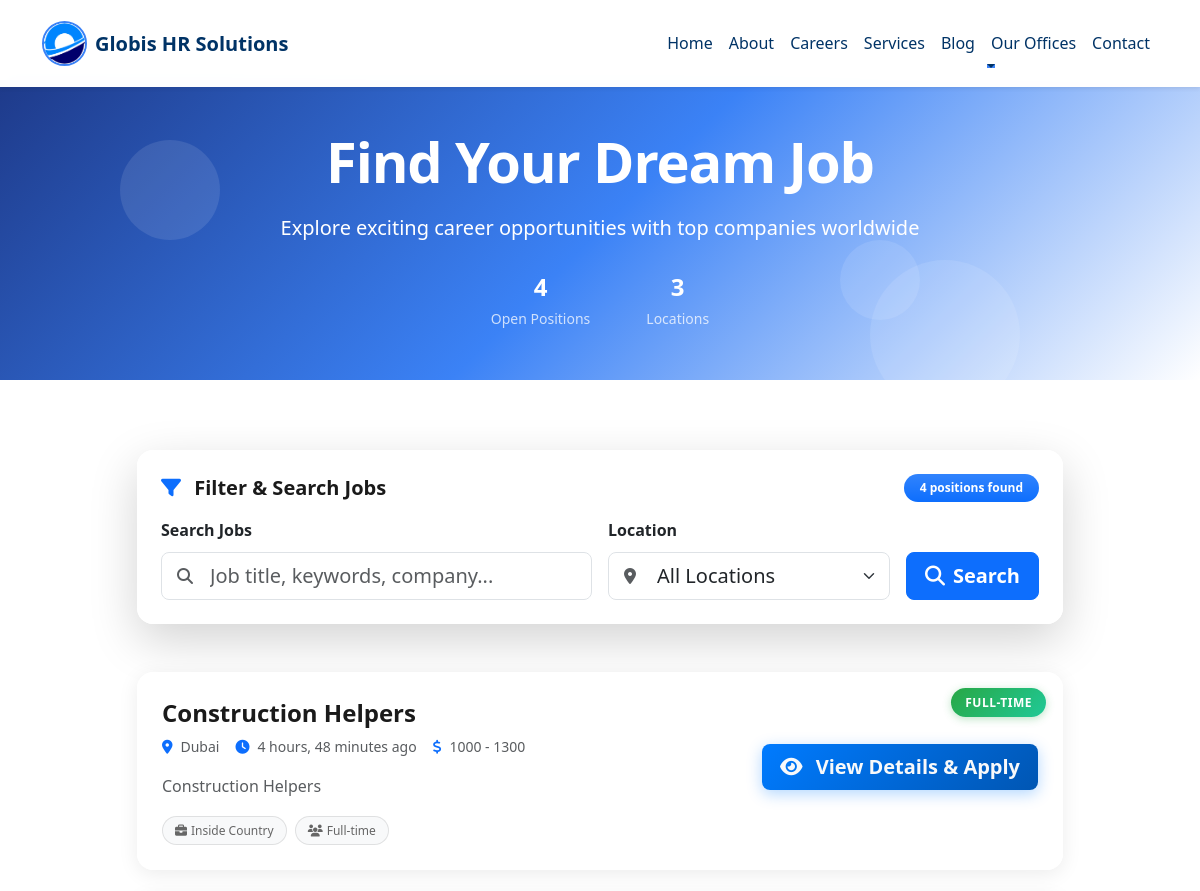
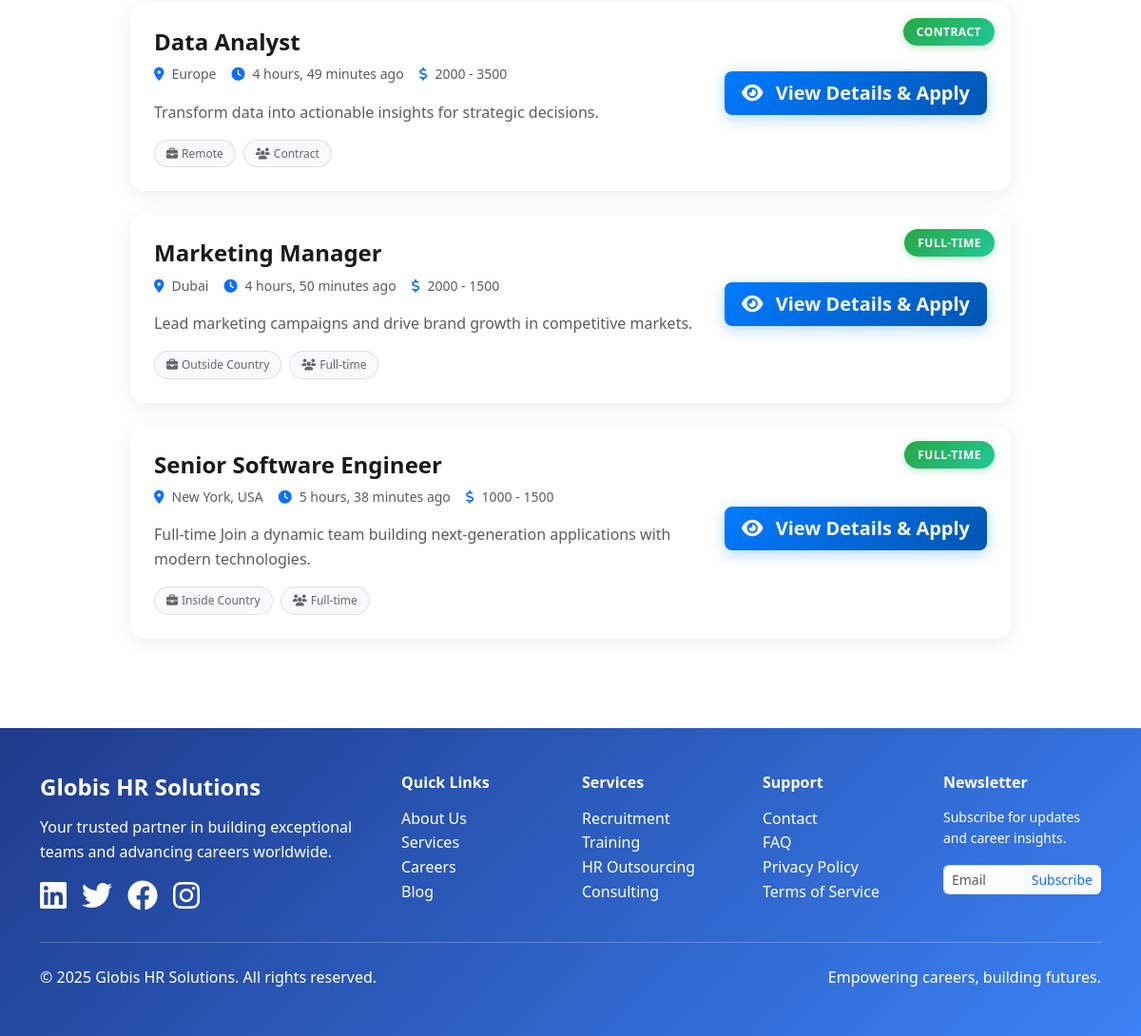
Screenshot of /jobs/ with the database file from the repository (2 pictures, top to bottom).
### cms/models.py (models this page shows, shortened)
class Job(models.Model):
    JOB_TYPE_CHOICES = [
        ('full_time', 'Full-time'),
        ('part_time', 'Part-time'),
        ('contract', 'Contract'),
    ]
    WORK_SCOPE_CHOICES = [
        ('inside_country', 'Inside Country'),
        ('outside_country', 'Outside Country'),
        ('remote', 'Remote'),
    ]
    title = models.CharField(max_length=255)
    description = models.TextField()
    location = models.CharField(max_length=255)
    posted_at = models.DateTimeField(auto_now_add=True)
    is_active = models.BooleanField(default=True)
    work_scope = models.CharField(max_length=20, choices=WORK_SCOPE_CHOICES, default='inside_country')
    salary_range = models.CharField(max_length=100, blank=True, null=True)
    job_type = models.CharField(max_length=20, choices=JOB_TYPE_CHOICES, default='full_time')

### cms/views.py (the view)
# urls.py: path('jobs/', views.jobs_list, name='jobs_list'),
def jobs_list(request):
    query = request.GET.get('q', '')
    location = request.GET.get('location', '')
    jobs = Job.objects.filter(is_active=True)
    if query:
        jobs = jobs.filter(
            Q(title__icontains=query) |
            Q(description__icontains=query)
        )
    if location:
        jobs = jobs.filter(location__icontains=location)
    jobs = jobs.order_by('-posted_at')
    paginator = Paginator(jobs, 10)
    page_number = request.GET.get('page')
    page_obj = paginator.get_page(page_number)
    all_locations = Job.objects.filter(is_active=True).values_list('location', flat=True).distinct()
    context = {
        'page_obj': page_obj,
        'query': query,
        'location': location,
        'all_locations': all_locations,
    }
    return render(request, 'cms/partials/jobs_list.html', context)

### cms/templatetags/custom_filters.py (called while the page is built)
@register.filter
def mul(value, arg):
    try:
        return int(value) * int(arg)
    except (ValueError, TypeError):
        return 0

### cms/templates/cms/partials/jobs_list.html (shortened to what this page needs)
{% extends 'cms/base.html' %}
{% load static %}
{% load custom_filters %}
{% block content %}
<div style="padding-top: 80px;"></div>
<section class="jobs-hero-section position-relative overflow-hidden py-5"
         style="background: linear-gradient(135deg, #1E3A8A 0%, #3B82F6 50%, #ffffff 100%);">
    <div class="position-absolute top-0 start-0 w-100 h-100 opacity-10">
        <div class="floating-shapes">
            <div class="shape shape-1"></div>
            <div class="shape shape-2"></div>
            <div class="shape shape-3"></div>
        </div>
    </div>
    <div class="container position-relative">
        <div class="row justify-content-center text-center">
            <div class="col-lg-8">
                <div class="hero-content text-white">
                    <h1 class="display-4 fw-bold mb-3" style="letter-spacing: -0.02em;">
                        Find Your Dream Job
                    </h1>
                    <p class="lead mb-4 opacity-90">
                        Explore exciting career opportunities with top companies worldwide
                    </p>
                    <div class="hero-stats d-flex justify-content-center gap-4 flex-wrap">
                        <div class="stat-item">
                            <div class="fw-bold fs-4">{{ page_obj.paginator.count }}</div>
                            <small class="opacity-75">Open Positions</small>
                        </div>
                        <div class="stat-item">
                            <div class="fw-bold fs-4">{{ all_locations|length }}</div>
                            <small class="opacity-75">Locations</small>
                        </div>
                    </div>
                </div>
            </div>
        </div>
    </div>
</section>
<section class="section">
    <div class="container">
        <div class="row">
            <div class="col-lg-10 mx-auto">
                <div class="search-card mb-5">
                    <div class="card border-0 shadow-lg rounded-4 overflow-hidden">
                        <div class="card-body p-4">
                            <div class="row align-items-center mb-3">
                                <div class="col">
                                    <h5 class="mb-0 fw-bold" style="color: #1a1a1a;">
                                        <i class="fas fa-filter me-2 text-primary"></i>
                                        Filter & Search Jobs
                                    </h5>
                                </div>
                                <div class="col-auto">
                                    <span class="badge bg-primary bg-gradient rounded-pill px-3 py-2">
                                        {{ page_obj.paginator.count }} positions found
                                    </span>
                                </div>
                            </div>
                            <form method="GET" class="row g-3">
                                <div class="col-md-6">
                                    <label for="q" class="form-label fw-semibold">Search Jobs</label>
                                    <div class="position-relative">
                                        <input type="text" class="form-control form-control-lg ps-5 rounded-3"
                                               id="q" name="q" value="{{ query }}"
                                               placeholder="Job title, keywords, company...">
                                        <i class="fas fa-search position-absolute top-50 start-0 translate-middle-y ms-3 text-muted"></i>
                                    </div>
                                </div>
                                <div class="col-md-4">
                                    <label for="location" class="form-label fw-semibold">Location</label>
                                    <div class="position-relative">
                                        <select class="form-select form-select-lg rounded-3 ps-5" id="location" name="location">
                                            <option value="">All Locations</option>
                                        </select>
                                        <i class="fas fa-map-marker-alt position-absolute top-50 start-0 translate-middle-y ms-3 text-muted"></i>
                                    </div>
                                </div>
                                <div class="col-md-2 d-flex align-items-end">
                                    <button type="submit" class="btn btn-primary btn-lg w-100 rounded-3 fw-semibold">
                                        <i class="fas fa-search me-2"></i>Search
                                    </button>
                                </div>
                            </form>
                        </div>
                    </div>
                </div>
                {% if page_obj.object_list %}
                    <div class="jobs-grid">
                        {% for job in page_obj.object_list %}
                            <div class="job-card-container mb-4" data-aos-delay="{{ forloop.counter0|mul:50 }}">
                                <div class="modern-job-card position-relative">
                                    <div class="position-absolute top-0 end-0 m-3">
                                        <span class="job-type-badge">{{ job.get_job_type_display }}</span>
                                    </div>
                                    <div class="card-content p-4">
                                        <div class="row">
                                            <div class="col-md-8">
                                                <div class="job-header mb-3">
                                                    <h4 class="job-title mb-2">
                                                        <a href="{% url 'cms:job_detail' job.id %}" class="text-decoration-none job-link">
                                                            {{ job.title }}
                                                        </a>
                                                    </h4>
                                                    <div class="job-meta d-flex flex-wrap gap-3 mb-3">
                                                        <div class="meta-item">
                                                            <i class="fas fa-map-marker-alt text-primary me-2"></i>
                                                            <span class="text-muted">{{ job.location }}</span>
                                                        </div>
                                                        <div class="meta-item">
                                                            <i class="fas fa-clock text-primary me-2"></i>
                                                            <span class="text-muted">{{ job.posted_at|timesince }} ago</span>
                                                        </div>
                                                        {% if job.salary_range %}
                                                        <div class="meta-item">
                                                            <i class="fas fa-dollar-sign text-primary me-2"></i>
                                                            <span class="text-muted">{{ job.salary_range }}</span>
                                                        </div>
                                                        {% endif %}
                                                    </div>
                                                </div>
                                                <p class="job-description text-muted mb-3" style="line-height: 1.6;">
                                                    {{ job.description|truncatewords:25 }}
                                                </p>
                                                <div class="job-tags d-flex flex-wrap gap-2">
                                                    <span class="tag-badge bg-light">
                                                        <i class="fas fa-briefcase me-1"></i>{{ job.get_work_scope_display }}
                                                    </span>
                                                    <span class="tag-badge bg-light">
                                                        <i class="fas fa-users me-1"></i>{{ job.get_job_type_display }}
                                                    </span>
                                                </div>
                                            </div>
                                            <div class="col-md-4">
                                                <div class="job-actions d-flex flex-column h-100 justify-content-center">
                                                    <a href="{% url 'cms:job_detail' job.id %}"
                                                       class="btn btn-primary-gradient btn-lg rounded-3 mb-2 text-light">
                                                        <i class="fas fa-eye me-2"></i>
                                                        View Details & Apply
                                                    </a>
                                                </div>
                                            </div>
                                        </div>
                                    </div>
                                </div>
                            </div>
                        {% endfor %}
                    </div>
                {% endif %}
            </div>
        </div>
    </div>
</section>
{% endblock %}

### cms/templates/cms/partials/navbar.html (style rules this page uses)
:root { --primary-blue: #3B82F6; --dark-blue: #0f172a; }

### cms/templates/cms/partials/jobs_list.html (style rules this page uses)
.jobs-hero-section { min-height: 300px; display: flex; align-items: center; }
.floating-shapes .shape { position: absolute; border-radius: 50%; background: rgba(255, 255, 255, 0.1); animation: float 6s ease-in-out infinite; }
.shape-1 { width: 100px; height: 100px; top: 20%; left: 10%; animation-delay: 0s; }
.shape-2 { width: 150px; height: 150px; top: 60%; right: 15%; animation-delay: 2s; }
.shape-3 { width: 80px; height: 80px; bottom: 20%; left: 70%; animation-delay: 4s; }
.hero-stats .stat-item { text-align: center; padding: 0 1rem; }
.search-card .card { background: rgba(255, 255, 255, 0.95); backdrop-filter: blur(10px); }
.modern-job-card { background: rgba(255, 255, 255, 0.95); backdrop-filter: blur(10px); border: 1px solid rgba(255, 255, 255, 0.2); border-radius: 1rem; transition: all 0.4s cubic-bezier(0.4, 0, 0.2, 1); box-shadow: 0 4px 20px rgba(0, 0, 0, 0.08); overflow: hidden; }
.job-type-badge { background: linear-gradient(135deg, #28a745 0%, #20c997 100%); color: white; padding: 6px 14px; border-radius: 20px; font-size: 12px; font-weight: 600; text-transform: uppercase; letter-spacing: 0.5px; box-shadow: 0 2px 8px rgba(40, 167, 69, 0.3); }
.job-title { font-weight: 700; line-height: 1.3; margin-bottom: 0.5rem; }
.job-link { color: #1a1a1a; transition: color 0.3s ease; }
.job-meta .meta-item { display: flex; align-items: center; font-size: 14px; }
.tag-badge { padding: 4px 12px; border-radius: 20px; font-size: 12px; font-weight: 500; color: #666; border: 1px solid rgba(0, 0, 0, 0.1); }
.btn-primary-gradient { background: linear-gradient(135deg, #007bff 0%, #0056b3 100%); border: none; font-weight: 600; transition: all 0.3s ease; box-shadow: 0 4px 15px rgba(0, 123, 255, 0.3); }
.job-card-container { animation: fadeInUp 0.6s ease-out; }

### rows the page displays
Job: job_type "FULL-TIME", title "Construction Helpers", location "Dubai", posted_at "4 hours, 48 minutes", salary_range "1000 - 1300", description "Construction Helpers", work_scope "Inside Country", job_type "Full-time"
Job: job_type "CONTRACT", title "Data Analyst", location "Europe", posted_at "4 hours, 49 minutes", salary_range "2000 - 3500", description "Transform data into actionable insights for strategic decisions.", work_scope "Remote", job_type "Contract"
Job: job_type "FULL-TIME", title "Marketing Manager", location "Dubai", posted_at "4 hours, 50 minutes", salary_range "2000 - 1500", description "Lead marketing campaigns and drive brand growth in competitive markets.", work_scope "Outside Country", job_type "Full-time"
Job: job_type "FULL-TIME", title "Senior Software Engineer", location "New York, USA", posted_at "5 hours, 38 minutes", salary_range "1000 - 1500", description "Full-time Join a dynamic team building next-generation applications with modern technologies.", work_scope "Inside Country", job_type "Full-time"

### other values shown
{{ page_obj.paginator.count }} "4"
{{ all_locations|length }} "3"
